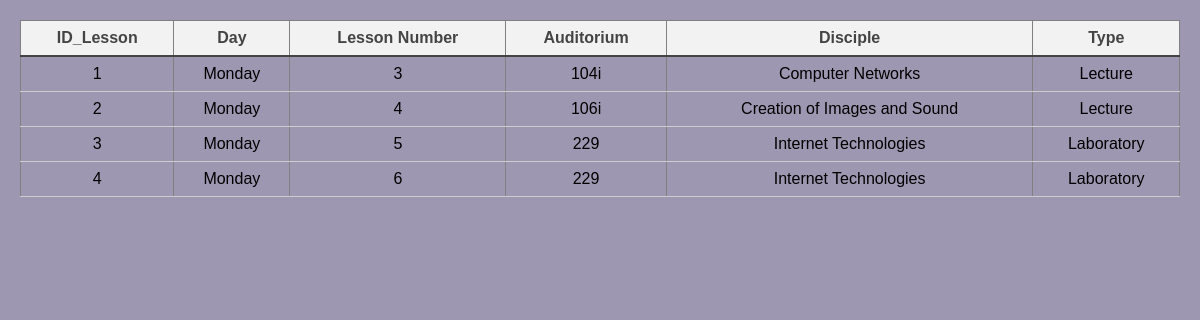
/get_group.php?group=3, run on the app's committed database.
### tables this page shows
CREATE TABLE `lesson` (
  `ID_Lesson` int(10) NOT NULL,
  `week_day` text NOT NULL,
  `lesson_number` int(8) NOT NULL,
  `auditorium` text NOT NULL,
  `disciple` text NOT NULL,
  `type` enum('Lecture','Practical','Laboratory') NOT NULL
);

### get_group.php (the view, shortened to what this page needs)
<!DOCTYPE html>
<html lang="en">
<head>
    <link rel="stylesheet" type="text/css" href="style.css">
</head>
<body>
    <?php
    include('connect.php');
    $group_id = $_GET['group'];
    try {
        $sqlSelect = "SELECT lesson.ID_Lesson, lesson.week_day, lesson.lesson_number, lesson.auditorium, lesson.disciple, lesson.type
                    FROM lesson
                    JOIN lesson_groups ON lesson_groups.FID_Lesson2 = lesson.ID_Lesson
                    WHERE lesson_groups.FID_Groups = ?";
        $stmt = $dbh->prepare($sqlSelect);
        $stmt->bindValue(1, $group_id);
        $stmt->execute();
        $res = $stmt->fetchAll();
        echo "<table border='1'>";
        echo "<thead><tr><th>ID_Lesson</th><th>Day</th><th>Lesson Number</th><th>Auditorium</th><th>Disciple</th><th>Type</th></tr></thead>";
        echo "<tbody>";
        foreach($res as $row)
        {
            echo "<tr><td>$row[0]</td><td>$row[1]</td><td>$row[2]</td><td>$row[3]</td><td>$row[4]</td><td>$row[5]</td></tr>";
        }
        echo "</tbody>";
        echo "</table>";
    }
    catch(PDOException $ex) {
        echo $ex->GetMessage();
    }
    ?>
</body>
</html>

### style.css (style rules this page uses)
body { font-family: Arial, sans-serif; margin: 20px; background-color: #9e97b1; }
table { border-collapse: collapse; width: 100%; margin-bottom: 20px; }
th, td { text-align: center; padding: 8px; }
th { background-color: #f2f2f2; color: #444; font-weight: bold; border-bottom: 2px solid #444; }
td { border-bottom: 1px solid #ccc; }

### data on the page
lesson: ID_Lesson "1", week_day "Monday", lesson_number "3", auditorium "104i", disciple "Computer Networks", type "Lecture"
lesson: ID_Lesson "2", week_day "Monday", lesson_number "4", auditorium "106i", disciple "Creation of Images and Sound", type "Lecture"
lesson: ID_Lesson "3", week_day "Monday", lesson_number "5", auditorium "229", disciple "Internet Technologies", type "Laboratory"
lesson: ID_Lesson "4", week_day "Monday", lesson_number "6", auditorium "229", disciple "Internet Technologies", type "Laboratory"
